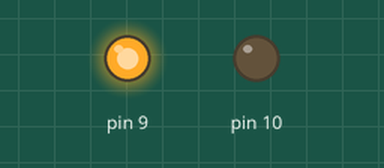
A sketch run on a simulated Arduino Uno, built with avr-gcc and run on an emulated ATmega328P. Parts: output pins drawn as LEDs (lit = HIGH).

Above: at 0.81 s.
At 8.7 s:
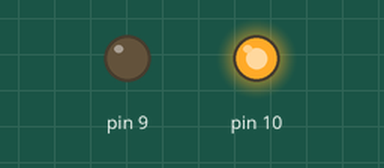
Timing chart, 0 to 12.0 s (numbered marks = the images above):
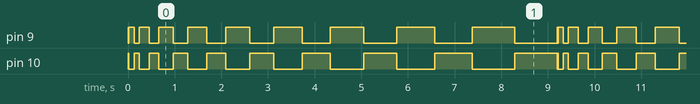

Measured:
- by itself, pin 9: repeats every 9.2 s: LOW 0.01 s, HIGH 0.11 s, LOW 0.11 s, HIGH 0.21 s, LOW 0.21 s, HIGH 0.31 s, LOW 0.31 s, HIGH 0.41 s, LOW 0.41 s, HIGH 0.51 s, LOW 0.51 s, HIGH 0.61 s, LOW 0.61 s, HIGH 0.71 s, LOW 0.71 s, HIGH 0.81 s, LOW 0.81 s, HIGH 0.91 s, LOW 0.91 s, HIGH 0.01 s
- by itself, pin 10: repeats every 9.2 s: LOW 0.11 s, HIGH 0.11 s, LOW 0.21 s, HIGH 0.21 s, LOW 0.31 s, HIGH 0.31 s, LOW 0.41 s, HIGH 0.41 s, LOW 0.51 s, HIGH 0.51 s, LOW 0.61 s, HIGH 0.61 s, LOW 0.71 s, HIGH 0.71 s, LOW 0.81 s, HIGH 0.81 s, LOW 0.91 s, HIGH 0.91 s, LOW 0.01 s, HIGH 0.01 s
- by itself, everything shown: repeats every 9.2 s, in 18 steps

The sketch:

Flashing_red_and_yellow.ino
```cpp
int delay1 = 10;
int increment = 100;

void setup() {
  // put your setup code here, to run once:
  pinMode(9,OUTPUT);
  pinMode(10,OUTPUT);
}

void loop() {
  // put your main code here, to run repeatedly:
  digitalWrite(9,HIGH);
  digitalWrite(10,LOW);
  delay(delay1);
  digitalWrite(9,LOW);
  digitalWrite(10,HIGH);
  delay(delay1);

  delay1 = delay1 + increment;
  if (delay1 > 1000) {
    delay1 = 10;
  }
}
```
